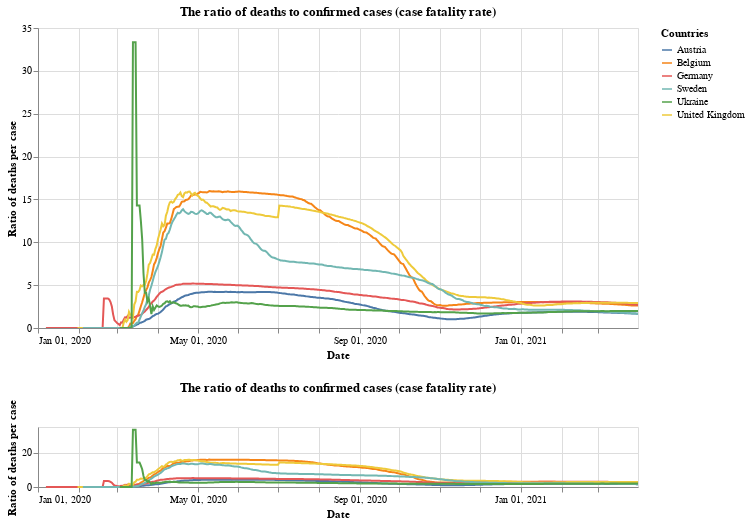

Here is the notebook cell this chart was saved with:
### Markdown cell above
## Case fatality rate

### Code cell
#collapse
base = alt.Chart(x_small).mark_line().encode(
    x=alt.X("yearmonthdate(date):T", axis=alt.Axis(title='Date')),
    y=alt.Y("ratio:Q", axis=alt.Axis(title='Ratio of deaths per case')),
    tooltip='id',
    color=alt.Color('id', legend=alt.Legend(title="Countries")),
opacity=alt.condition(leg_selection, alt.value(1), alt.value(0.2))
).add_selection(leg_selection).properties(title='The ratio of deaths to confirmed cases (case fatality rate)', width=600)

upper = base.encode(
    alt.X('yearmonthdate(date):T',axis=alt.Axis(title='Date'),
          scale=alt.Scale(domain=brush))
)

lower = base.properties(
    height=60
).add_selection(brush)

upper & lower

### Figure 1 — Vega-Lite specification as saved in the notebook (floating-point values rounded to 4 significant figures; data arrays with more than 128 entries replaced by an {"elided": "..."} marker saying what was removed)
{"config": {"view": {"continuousWidth": 400, "continuousHeight": 300}}, "vconcat": [{"mark": "line", "encoding": {"color": {"type": "nominal", "field": "id", "legend": {"title": "Countries"}}, "opacity": {"condition": {"value": 1, "selection": "selector001"}, "value": 0.2}, "tooltip": {"type": "nominal", "field": "id"}, "x": {"type": "temporal", "axis": {"title": "Date"}, "field": "date", "scale": {"domain": {"selection": "selector004"}}, "timeUnit": "yearmonthdate"}, "y": {"type": "quantitative", "axis": {"title": "Ratio of deaths per case"}, "field": "ratio"}}, "selection": {"selector001": {"type": "multi", "fields": ["id"], "bind": "legend"}}, "title": "The ratio of deaths to confirmed cases (case fatality rate)", "width": 600}, {"mark": "line", "encoding": {"color": {"type": "nominal", "field": "id", "legend": {"title": "Countries"}}, "opacity": {"condition": {"value": 1, "selection": "selector001"}, "value": 0.2}, "tooltip": {"type": "nominal", "field": "id"}, "x": {"type": "temporal", "axis": {"title": "Date"}, "field": "date", "timeUnit": "yearmonthdate"}, "y": {"type": "quantitative", "axis": {"title": "Ratio of deaths per case"}, "field": "ratio"}}, "height": 60, "selection": {"selector001": {"type": "multi", "fields": ["id"], "bind": "legend"}, "selector004": {"type": "interval", "encodings": ["x"]}}, "title": "The ratio of deaths to confirmed cases (case fatality rate)", "width": 600}], "data": {"name": "data-6b47c7ce87203989de8625478d313fdd"}, "$schema": "https://vega.github.io/schema/vega-lite/v4.8.1.json", "datasets": {"data-6b47c7ce87203989de8625478d313fdd": {"elided": "2736 records"}}}
